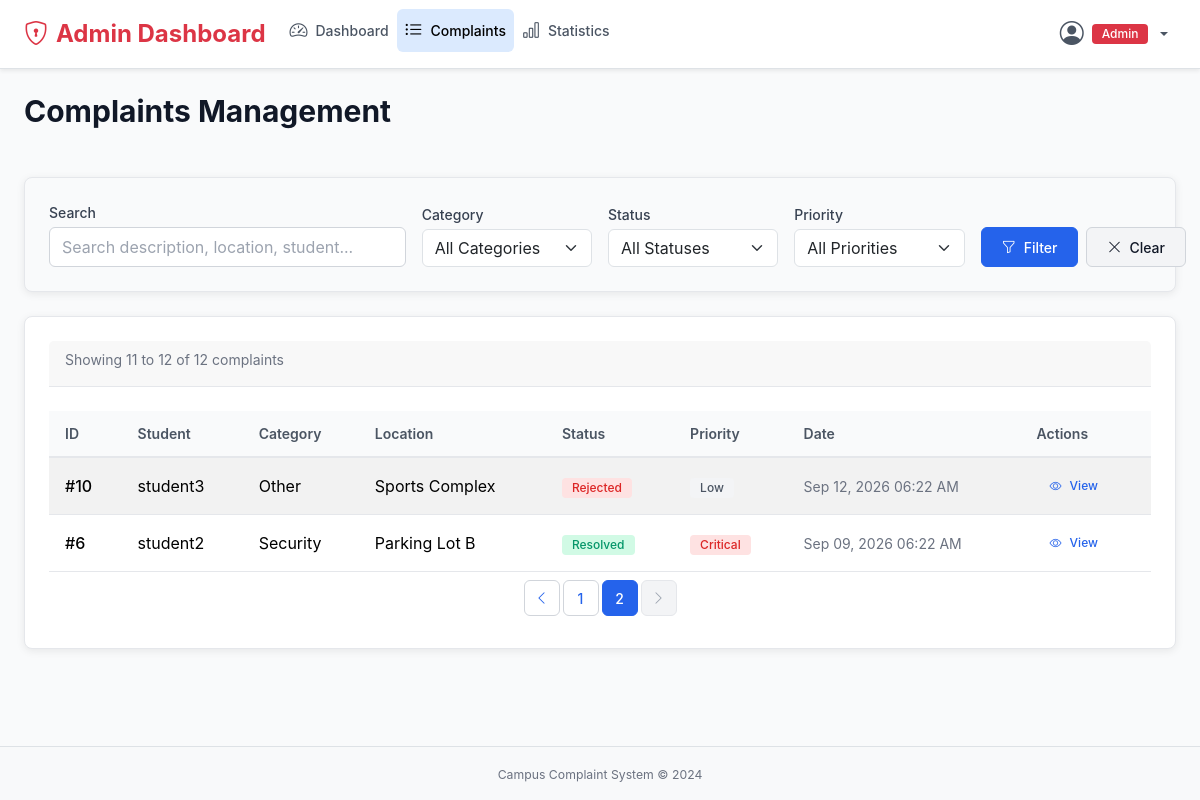
/admin/complaints?page=2&q=&category=&status=&priority= (signed in), run on the app's committed database.
### models.py (models this page shows, shortened)
class Complaint(db.Model):
    __tablename__ = 'complaint'
    id = db.Column(db.Integer, primary_key=True)
    user_id = db.Column(db.Integer, db.ForeignKey('user.id'), nullable=False)
    category = db.Column(db.String(30), nullable=False)
    location = db.Column(db.String(200), nullable=False)
    description = db.Column(db.Text, nullable=False)
    image_path = db.Column(db.String(300), nullable=True)
    status = db.Column(db.String(20), nullable=False, default='Submitted')
    priority = db.Column(db.String(10), nullable=False, default='Medium')
    admin_remarks = db.Column(db.Text, nullable=True)
    created_at = db.Column(db.DateTime, default=datetime.utcnow)
    updated_at = db.Column(db.DateTime, default=datetime.utcnow, onupdate=datetime.utcnow)
    user = db.relationship('User', backref=db.backref('complaints', lazy=True))
    @property
    def status_badge_class(self):
        mapping = {
            'Submitted': 'badge-secondary',
            'Under Review': 'badge-info',
            'In Progress': 'badge-warning',
            'Resolved': 'badge-success',
            'Rejected': 'badge-danger'
        }
        return mapping.get(self.status, 'badge-secondary')
    @property
    def priority_badge_class(self):
        mapping = {
            'Low': 'badge-secondary',
            'Medium': 'badge-primary',
            'High': 'badge-warning',
            'Critical': 'badge-danger'
        }
        return mapping.get(self.priority, 'badge-secondary')

class User(db.Model, UserMixin):
    __tablename__ = 'user'
    id = db.Column(db.Integer, primary_key=True)
    username = db.Column(db.String(50), unique=True, nullable=False)
    email = db.Column(db.String(100), unique=True, nullable=False)
    password_hash = db.Column(db.String(200), nullable=False)
    role = db.Column(db.String(10), nullable=False, default='student')
    created_at = db.Column(db.DateTime, default=datetime.utcnow)
    def is_admin(self):
        return self.role == 'admin'
    def is_student(self):
        return self.role == 'student'
    @property
    def is_active(self):
        return True

### app.py (the view)
@app.route('/admin/complaints', endpoint='admin_complaints')
@login_required
@admin_required
def admin_complaints():
    page = request.args.get('page', 1, type=int)
    per_page = 10
    q = request.args.get('q', '').strip()
    category = request.args.get('category', '').strip()
    status = request.args.get('status', '').strip()
    priority = request.args.get('priority', '').strip()
    query = Complaint.query.join(User).order_by(Complaint.created_at.desc())
    if q:
        query = query.filter(
            Complaint.description.ilike(f'%{q}%') |
            Complaint.location.ilike(f'%{q}%') |
            User.username.ilike(f'%{q}%')
        )
    if category:
        query = query.filter(Complaint.category == category)
    if status:
        query = query.filter(Complaint.status == status)
    if priority:
        query = query.filter(Complaint.priority == priority)
    pagination = query.paginate(page=page, per_page=per_page, error_out=False)
    complaints = pagination.items
    return render_template('admin/complaints.html',
                           pagination=pagination,
                           complaints=complaints,
                           q=q, category=category, status=status, priority=priority,
                           CATEGORIES=CATEGORIES, STATUSES=STATUSES, PRIORITIES=PRIORITIES)

### app.py (called while the page is built)
@login_manager.user_loader
def load_user(user_id):
    return User.query.get(int(user_id))

def admin_required(f):
    @wraps(f)
    def decorated_function(*args, **kwargs):
        if not current_user.is_authenticated or not current_user.is_admin():
            flash('Admin access required.', 'error')
            return redirect(url_for('admin_login'))
        return f(*args, **kwargs)
    return decorated_function

### templates/admin/complaints.html (shortened to what this page needs)
{% extends "admin/base.html" %}
{% block content %}
<div class="d-flex justify-content-between align-items-center mb-4">
    <h1 class="page-title">Complaints Management</h1>
</div>
<div class="card filter-toolbar mb-4">
    <form method="GET" class="w-100">
        <div class="row g-3 align-items-end">
            <div class="col-12 col-md-4">
                <label for="q" class="form-label">Search</label>
                <input type="text" class="form-control" id="q" name="q"
                       placeholder="Search description, location, student..."
                       value="{{ q }}">
            </div>
            <div class="col-12 col-md-2">
                <label for="category" class="form-label">Category</label>
                <select class="form-select" id="category" name="category">
                    <option value="">All Categories</option>
                </select>
            </div>
            <div class="col-12 col-md-2">
                <label for="status" class="form-label">Status</label>
                <select class="form-select" id="status" name="status">
                    <option value="">All Statuses</option>
                </select>
            </div>
            <div class="col-12 col-md-2">
                <label for="priority" class="form-label">Priority</label>
                <select class="form-select" id="priority" name="priority">
                    <option value="">All Priorities</option>
                </select>
            </div>
            <div class="col-12 col-md-2 d-flex gap-2">
                <button type="submit" class="btn btn-primary flex-grow-1">
                    <i class="bi bi-funnel me-1"></i>Filter
                </button>
                <a href="{{ url_for('admin_complaints') }}" class="btn btn-secondary flex-grow-1">
                    <i class="bi bi-x-lg me-1"></i>Clear
                </a>
            </div>
        </div>
    </form>
</div>
<div class="card">
    <div class="card-header">
        {% if pagination.total > 0 %}
        <span class="text-sm text-muted">
            Showing {{ pagination.first }} to {{ pagination.last }} of {{ pagination.total }} complaints
        </span>
        {% else %}
        <span class="text-sm text-muted">No complaints found</span>
        {% endif %}
    </div>
    <div class="card-body p-0">
        {% if complaints %}
        <div class="table-responsive d-none d-md-block">
            <table class="table table-striped mb-0">
                <thead>
                    <tr>
                        <th>ID</th>
                        <th>Student</th>
                        <th>Category</th>
                        <th>Location</th>
                        <th>Status</th>
                        <th>Priority</th>
                        <th>Date</th>
                        <th>Actions</th>
                    </tr>
                </thead>
                <tbody>
                    {% for complaint in complaints %}
                    <tr>
                        <td class="fw-medium">#{{ complaint.id }}</td>
                        <td>{{ complaint.user.username }}</td>
                        <td>{{ complaint.category }}</td>
                        <td>{{ complaint.location }}</td>
                        <td><span class="badge {{ complaint.status_badge_class }}">{{ complaint.status }}</span></td>
                        <td><span class="badge {{ complaint.priority_badge_class }}">{{ complaint.priority }}</span></td>
                        <td class="text-sm text-muted">{{ complaint.created_at.strftime('%b %d, %Y %I:%M %p') }}</td>
                        <td>
                            <a href="{{ url_for('admin_complaint_detail', complaint_id=complaint.id) }}" class="btn btn-sm btn-ghost">
                                <i class="bi bi-eye me-1"></i>View
                            </a>
                        </td>
                    </tr>
                    {% endfor %}
                </tbody>
            </table>
        </div>
        {% endif %}
    </div>
    {% if pagination.pages > 1 %}
    <div class="card-footer bg-white border-0">
        <nav aria-label="Complaints pagination">
            <ul class="pagination justify-content-center mb-0">
                {% set base_args = {'q': q, 'category': category, 'status': status, 'priority': priority} %}
                <li class="page-item {% if not pagination.has_prev %}disabled{% endif %}">
                    {% if pagination.has_prev %}
                    <a class="page-link" href="{{ url_for('admin_complaints', page=pagination.prev_num, **base_args) }}" aria-label="Previous">
                        <i class="bi bi-chevron-left"></i>
                    </a>
                    {% else %}
                    <span class="page-link"><i class="bi bi-chevron-left"></i></span>
                    {% endif %}
                </li>
                {% set start_page = [1, pagination.page - 2] | max %}
                {% set end_page = [pagination.pages, pagination.page + 2] | min %}
                {% for p in range(start_page, end_page + 1) %}
                <li class="page-item {% if p == pagination.page %}active{% endif %}">
                    <a class="page-link" href="{{ url_for('admin_complaints', page=p, **base_args) }}">{{ p }}</a>
                </li>
                {% endfor %}
                <li class="page-item {% if not pagination.has_next %}disabled{% endif %}">
                    {% if pagination.has_next %}
                    <a class="page-link" href="{{ url_for('admin_complaints', page=pagination.next_num, **base_args) }}" aria-label="Next">
                        <i class="bi bi-chevron-right"></i>
                    </a>
                    {% else %}
                    <span class="page-link"><i class="bi bi-chevron-right"></i></span>
                    {% endif %}
                </li>
            </ul>
        </nav>
    </div>
    {% endif %}
</div>
{% endblock %}

### data on the page
Complaint: id "10", user.username "student3", category "Other", location "Sports Complex", status "Rejected", priority "Low", created_at "Sep 12, 2026 06:22 AM"
Complaint: id "6", user.username "student2", category "Security", location "Parking Lot B", status "Resolved", priority "Critical", created_at "Sep 09, 2026 06:22 AM"

### other printed values
{{ pagination.first }} "11"
{{ pagination.last }} "12"
{{ pagination.total }} "12"
{{ p }} "1" "2"
